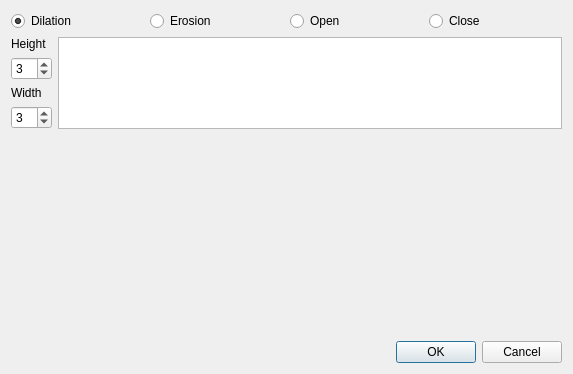
<?xml version="1.0" encoding="UTF-8"?>
<ui version="4.0">
 <class>DilationErosionDialog</class>
 <widget class="QDialog" name="DilationErosionDialog">
  <property name="geometry">
   <rect>
    <x>0</x>
    <y>0</y>
    <width>573</width>
    <height>369</height>
   </rect>
  </property>
  <property name="windowTitle">
   <string>Dialog</string>
  </property>
  <property name="windowIcon">
   <iconset resource="images.qrc">
    <normaloff>:/images/dilation_erosion.png</normaloff>:/images/dilation_erosion.png</iconset>
  </property>
  <layout class="QVBoxLayout" name="verticalLayout">
   <item>
    <layout class="QHBoxLayout" name="horizontalLayout_3">
     <item>
      <widget class="QRadioButton" name="dilationButton">
       <property name="text">
        <string>Dilation</string>
       </property>
       <property name="icon">
        <iconset resource="images.qrc">
         <normaloff>:/images/dilation.png</normaloff>:/images/dilation.png</iconset>
       </property>
       <property name="checked">
        <bool>true</bool>
       </property>
      </widget>
     </item>
     <item>
      <widget class="QRadioButton" name="erosionButton">
       <property name="text">
        <string>Erosion</string>
       </property>
       <property name="icon">
        <iconset resource="images.qrc">
         <normaloff>:/images/erosion.png</normaloff>:/images/erosion.png</iconset>
       </property>
      </widget>
     </item>
     <item>
      <widget class="QRadioButton" name="openButton">
       <property name="text">
        <string>Open</string>
       </property>
       <property name="icon">
        <iconset resource="images.qrc">
         <normaloff>:/images/open_filter.png</normaloff>:/images/open_filter.png</iconset>
       </property>
      </widget>
     </item>
     <item>
      <widget class="QRadioButton" name="closeButton">
       <property name="text">
        <string>Close</string>
       </property>
       <property name="icon">
        <iconset resource="images.qrc">
         <normaloff>:/images/close_filter.png</normaloff>:/images/close_filter.png</iconset>
       </property>
      </widget>
     </item>
    </layout>
   </item>
   <item>
    <layout class="QHBoxLayout" name="horizontalLayout">
     <item>
      <layout class="QVBoxLayout" name="verticalLayout_2">
       <item>
        <widget class="QLabel" name="label_2">
         <property name="sizePolicy">
          <sizepolicy hsizetype="Preferred" vsizetype="Maximum">
           <horstretch>0</horstretch>
           <verstretch>0</verstretch>
          </sizepolicy>
         </property>
         <property name="text">
          <string>Height</string>
         </property>
        </widget>
       </item>
       <item>
        <widget class="QSpinBox" name="widthSpinBox">
         <property name="sizePolicy">
          <sizepolicy hsizetype="Minimum" vsizetype="Maximum">
           <horstretch>0</horstretch>
           <verstretch>0</verstretch>
          </sizepolicy>
         </property>
         <property name="minimum">
          <number>1</number>
         </property>
         <property name="singleStep">
          <number>2</number>
         </property>
         <property name="value">
          <number>3</number>
         </property>
        </widget>
       </item>
       <item>
        <widget class="QLabel" name="label">
         <property name="sizePolicy">
          <sizepolicy hsizetype="Preferred" vsizetype="Maximum">
           <horstretch>0</horstretch>
           <verstretch>0</verstretch>
          </sizepolicy>
         </property>
         <property name="text">
          <string>Width</string>
         </property>
        </widget>
       </item>
       <item>
        <widget class="QSpinBox" name="heightSpinBox">
         <property name="sizePolicy">
          <sizepolicy hsizetype="Minimum" vsizetype="Maximum">
           <horstretch>0</horstretch>
           <verstretch>0</verstretch>
          </sizepolicy>
         </property>
         <property name="minimum">
          <number>1</number>
         </property>
         <property name="singleStep">
          <number>2</number>
         </property>
         <property name="value">
          <number>3</number>
         </property>
        </widget>
       </item>
      </layout>
     </item>
     <item>
      <widget class="QTableWidget" name="table">
       <property name="sizePolicy">
        <sizepolicy hsizetype="Expanding" vsizetype="Maximum">
         <horstretch>0</horstretch>
         <verstretch>0</verstretch>
        </sizepolicy>
       </property>
      </widget>
     </item>
    </layout>
   </item>
   <item>
    <widget class="ImageViewWidget" name="imageViewerWidget" native="true">
     <property name="sizePolicy">
      <sizepolicy hsizetype="Preferred" vsizetype="MinimumExpanding">
       <horstretch>0</horstretch>
       <verstretch>0</verstretch>
      </sizepolicy>
     </property>
     <property name="minimumSize">
      <size>
       <width>0</width>
       <height>200</height>
      </size>
     </property>
    </widget>
   </item>
   <item>
    <layout class="QHBoxLayout" name="horizontalLayout_2">
     <item>
      <spacer name="horizontalSpacer_2">
       <property name="orientation">
        <enum>Qt::Horizontal</enum>
       </property>
       <property name="sizeHint" stdset="0">
        <size>
         <width>40</width>
         <height>20</height>
        </size>
       </property>
      </spacer>
     </item>
     <item>
      <widget class="QPushButton" name="okPushButton">
       <property name="sizePolicy">
        <sizepolicy hsizetype="Preferred" vsizetype="Fixed">
         <horstretch>0</horstretch>
         <verstretch>0</verstretch>
        </sizepolicy>
       </property>
       <property name="text">
        <string>OK</string>
       </property>
      </widget>
     </item>
     <item>
      <widget class="QPushButton" name="cancelPushButton">
       <property name="sizePolicy">
        <sizepolicy hsizetype="Preferred" vsizetype="Fixed">
         <horstretch>0</horstretch>
         <verstretch>0</verstretch>
        </sizepolicy>
       </property>
       <property name="text">
        <string>Cancel</string>
       </property>
      </widget>
     </item>
    </layout>
   </item>
  </layout>
 </widget>
 <customwidgets>
  <customwidget>
   <class>ImageViewWidget</class>
   <extends>QWidget</extends>
   <header>imageviewwidget.h</header>
   <container>1</container>
  </customwidget>
 </customwidgets>
 <resources>
  <include location="images.qrc"/>
 </resources>
 <connections/>
</ui>
